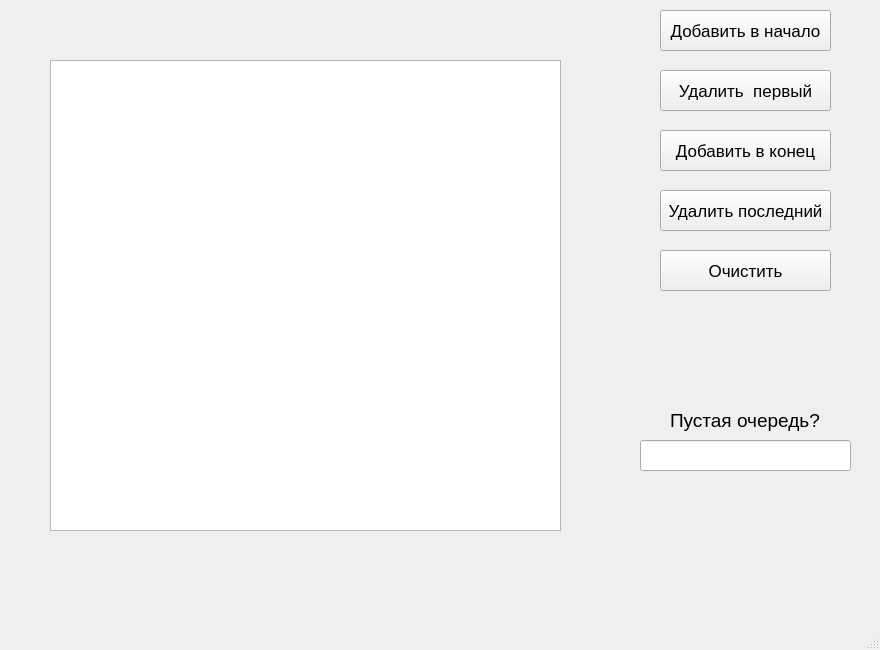
<?xml version="1.0" encoding="UTF-8"?>
<ui version="4.0">
 <class>MainWindow</class>
 <widget class="QMainWindow" name="MainWindow">
  <property name="geometry">
   <rect>
    <x>0</x>
    <y>0</y>
    <width>880</width>
    <height>650</height>
   </rect>
  </property>
  <property name="windowTitle">
   <string>MainWindow</string>
  </property>
  <widget class="QWidget" name="centralwidget">
   <widget class="QPushButton" name="add_front_button">
    <property name="geometry">
     <rect>
      <x>660</x>
      <y>10</y>
      <width>171</width>
      <height>41</height>
     </rect>
    </property>
    <property name="font">
     <font>
      <pointsize>13</pointsize>
     </font>
    </property>
    <property name="text">
     <string>Добавить в начало</string>
    </property>
   </widget>
   <widget class="QLabel" name="label_3">
    <property name="geometry">
     <rect>
      <x>670</x>
      <y>410</y>
      <width>151</width>
      <height>21</height>
     </rect>
    </property>
    <property name="font">
     <font>
      <pointsize>14</pointsize>
     </font>
    </property>
    <property name="text">
     <string>Пустая очередь?</string>
    </property>
   </widget>
   <widget class="QListWidget" name="listWidget">
    <property name="geometry">
     <rect>
      <x>50</x>
      <y>60</y>
      <width>511</width>
      <height>471</height>
     </rect>
    </property>
   </widget>
   <widget class="QLineEdit" name="is_empty_line">
    <property name="geometry">
     <rect>
      <x>640</x>
      <y>440</y>
      <width>211</width>
      <height>31</height>
     </rect>
    </property>
    <property name="text">
     <string/>
    </property>
    <property name="readOnly">
     <bool>true</bool>
    </property>
   </widget>
   <widget class="QPushButton" name="delete_front_button">
    <property name="geometry">
     <rect>
      <x>660</x>
      <y>70</y>
      <width>171</width>
      <height>41</height>
     </rect>
    </property>
    <property name="font">
     <font>
      <pointsize>13</pointsize>
     </font>
    </property>
    <property name="text">
     <string>Удалить  первый</string>
    </property>
   </widget>
   <widget class="QPushButton" name="add_back_button">
    <property name="geometry">
     <rect>
      <x>660</x>
      <y>130</y>
      <width>171</width>
      <height>41</height>
     </rect>
    </property>
    <property name="font">
     <font>
      <pointsize>13</pointsize>
     </font>
    </property>
    <property name="text">
     <string>Добавить в конец</string>
    </property>
   </widget>
   <widget class="QPushButton" name="delete_back_button">
    <property name="geometry">
     <rect>
      <x>660</x>
      <y>190</y>
      <width>171</width>
      <height>41</height>
     </rect>
    </property>
    <property name="font">
     <font>
      <pointsize>13</pointsize>
     </font>
    </property>
    <property name="text">
     <string>Удалить последний</string>
    </property>
   </widget>
   <widget class="QPushButton" name="Clear_button">
    <property name="geometry">
     <rect>
      <x>660</x>
      <y>250</y>
      <width>171</width>
      <height>41</height>
     </rect>
    </property>
    <property name="font">
     <font>
      <pointsize>13</pointsize>
     </font>
    </property>
    <property name="text">
     <string>Очистить</string>
    </property>
   </widget>
  </widget>
  <widget class="QMenuBar" name="menubar">
   <property name="geometry">
    <rect>
     <x>0</x>
     <y>0</y>
     <width>880</width>
     <height>22</height>
    </rect>
   </property>
  </widget>
  <widget class="QStatusBar" name="statusbar"/>
 </widget>
 <resources/>
 <connections/>
</ui>
